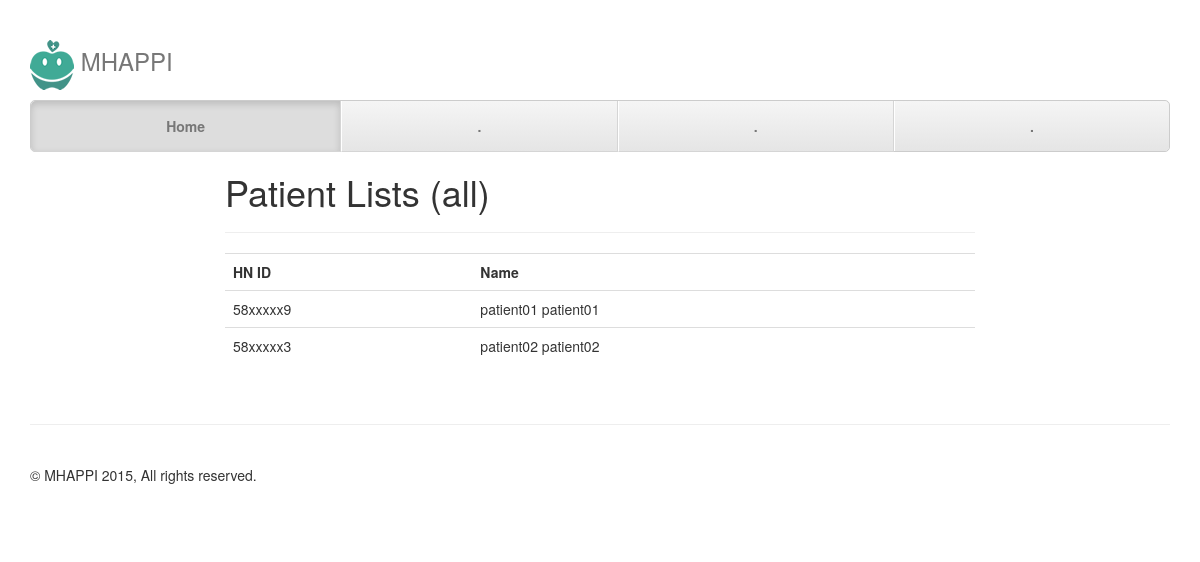
The page /list_patient/ on the database as committed earlier.
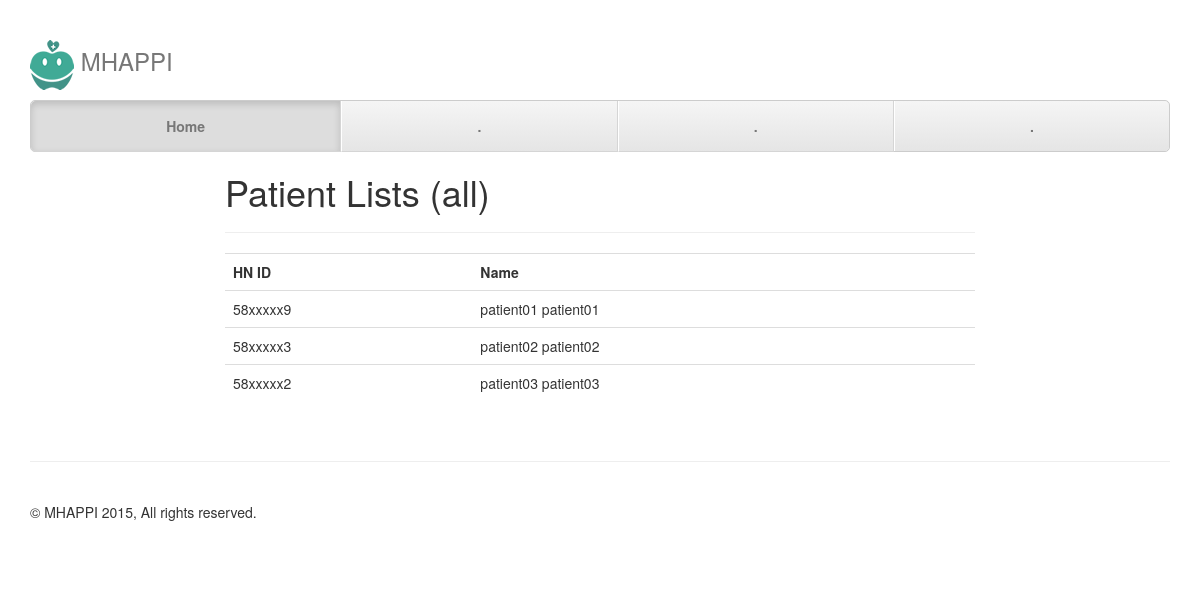
The same page on the database as committed later.
### apps/authentication/models.py (models this page shows, shortened)
class Patient(models.Model):
	GENDER_CHOICES = (
		(1, "Male"),
		(2, "Female"),
		(3, "Others"),
	)
	user = models.ForeignKey(User, default = 0)
	hospital_id = models.CharField(max_length = 20)
	national_id = models.CharField(max_length = 20)
	prefix_name = models.CharField(max_length = 200)
	first_name = models.CharField(max_length = 200)
	last_name = models.CharField(max_length = 200)
	gender = models.IntegerField(choices = GENDER_CHOICES)
	birthdate = models.DateField()
	address = models.CharField(max_length = 500)
	phone = models.CharField(max_length = 200)
	email = models.CharField(max_length = 200)

### apps/authentication/views.py (the view)
# urls.py: url(r'^list_patient/', auth_view.list_patient, name='list_patient'),
def list_patient(request):
    patients = Patient.objects.all()
    data = {
        'patients' : patients,
    }
    return render(request, 'list_patient.html', data)

### apps/authentication/templates/list_patient.html (shortened to what this page needs)
{% extends "base.html" %}
{% block main %}
    <div id="login" class="row">
        <div class="col-md-8 col-md-offset-2">
            <h1>Patient Lists (all)</h1>
            <hr/>
            <table class="table">
            	<tr>
            		<th>HN ID</th>
            		<th>Name</th>
            		<th></th>
            	</tr>
            	{% for patient in patients %}
            	<tr>
            		<td>{{ patient.hospital_id }}</td>
            		<td>{{ patient.first_name }} {{ patient.last_name }}</td>
            		<td>
            		</td>
            	</tr>
            	{% endfor %}
            </table>
        </div>
    </div>
{% endblock %}

Rows that differ between the two databases and show on the page:
added Patient: hospital_id "58xxxxx2", first_name "patient03", last_name "patient03"
